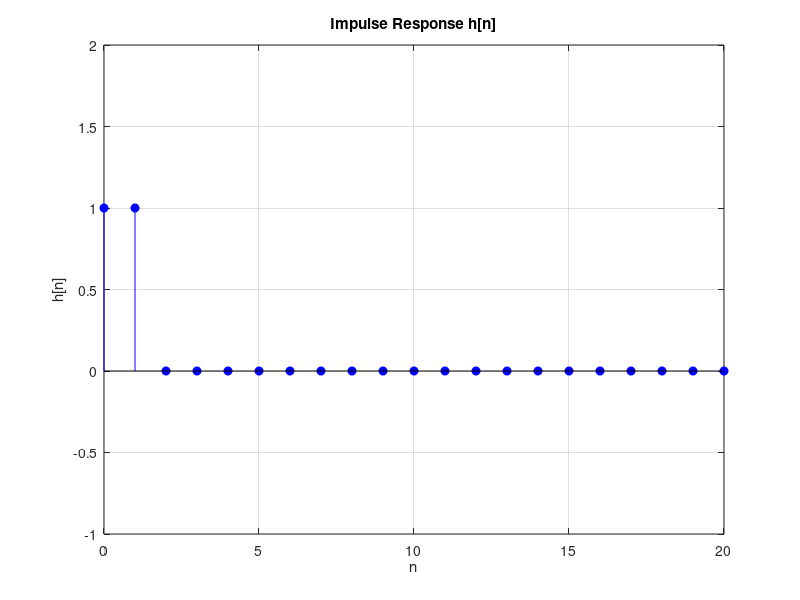

The MATLAB script that drew this image:
clc;
clear all;
close all;

% 差分方程係數
b = [0, 1, -1]; % 分子係數
a = 1;          % 分母係數

% 定義 n 的範圍
n = 0:20;

% 初始化脈衝響應
h = zeros(size(n));

% 設定脈衝信號
delta = [1, zeros(1, length(n)-1)];

% 計算脈衝響應
for i = 1:length(n)
    if i == 1
        h(i) = b(2) * delta(i);
    elseif i == 2
        h(i) = b(2) * delta(i) - b(3) * delta(i-1);
    else
        h(i) = b(2) * delta(i) - b(3) * delta(i-1);
    end
end

% 繪製脈衝響應 h[n]
figure;
stem(n, h, 'filled', 'b');
title('Impulse Response h[n]');
xlabel('n');
ylabel('h[n]');
grid on;

% 指定Y軸範圍包括負數
ylim([min(h) - 1, max(h) + 1]);

